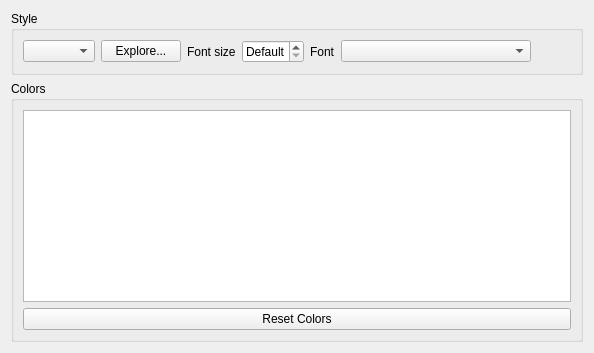
     <widget class="QWidget" name="tab">
      <attribute name="title">
       <string>Theme</string>
      </attribute>
      <layout class="QVBoxLayout" name="verticalLayout_20">
       <item>
        <widget class="QGroupBox" name="groupBox_11">
         <property name="title">
          <string>Style</string>
         </property>
         <property name="alignment">
          <set>Qt::AlignLeading|Qt::AlignLeft|Qt::AlignTop</set>
         </property>
         <layout class="QHBoxLayout" name="horizontalLayout_13">
          <item>
           <widget class="QComboBox" name="styleBox">
            <property name="toolTip">
             <string>Visual theme of the user interface.</string>
            </property>
            <property name="whatsThis">
             <string>Visual theme of the user interface.</string>
            </property>
           </widget>
          </item>
          <item>
           <widget class="QPushButton" name="exploreStyles">
            <property name="text">
             <string>Explore...</string>
            </property>
           </widget>
          </item>
          <item>
           <widget class="QLabel" name="qssFontSizeLabel">
            <property name="text">
             <string>Font size</string>
            </property>
            <property name="buddy">
             <cstring>qssFontSizeSpinBox</cstring>
            </property>
           </widget>
          </item>
          <item>
           <widget class="QSpinBox" name="qssFontSizeSpinBox">
            <property name="toolTip">
             <string>Overrides font-size values in QSS themes. Default uses the theme value.</string>
            </property>
            <property name="specialValueText">
             <string>Default</string>
            </property>
            <property name="suffix">
             <string> px</string>
            </property>
            <property name="maximum">
             <number>48</number>
            </property>
            </widget>
           </item>
           <item>
            <widget class="QLabel" name="fontFamilyLabel">
             <property name="text">
              <string>Font</string>
             </property>
             <property name="buddy">
              <cstring>fontFamilyCombo</cstring>
             </property>
            </widget>
           </item>
           <item>
            <widget class="QComboBox" name="fontFamilyCombo">
             <property name="minimumContentsLength">
              <number>20</number>
             </property>
             <property name="toolTip">
              <string>UI font family. Default uses the bundled DejaVu Sans font.</string>
             </property>
            </widget>
           </item>
           <item>
            <spacer name="horizontalSpacer_5">
            <property name="orientation">
             <enum>Qt::Horizontal</enum>
            </property>
            <property name="sizeHint" stdset="0">
             <size>
              <width>40</width>
              <height>20</height>
             </size>
            </property>
           </spacer>
          </item>
         </layout>
        </widget>
       </item>
       <item>
        <layout class="QVBoxLayout" name="verticalLayout_18">
         <item>
          <widget class="QGroupBox" name="ModlistGroupBox">
           <property name="title">
            <string>Colors</string>
           </property>
           <layout class="QVBoxLayout" name="verticalLayout_13">
            <item>
             <widget class="ColorTable" name="colorTable">
              <property name="editTriggers">
               <set>QAbstractItemView::NoEditTriggers</set>
              </property>
              <property name="selectionMode">
               <enum>QAbstractItemView::SingleSelection</enum>
              </property>
              <property name="selectionBehavior">
               <enum>QAbstractItemView::SelectRows</enum>
              </property>
              <property name="verticalScrollMode">
               <enum>QAbstractItemView::ScrollPerPixel</enum>
              </property>
              <property name="cornerButtonEnabled">
               <bool>false</bool>
              </property>
              <attribute name="horizontalHeaderVisible">
               <bool>false</bool>
              </attribute>
              <attribute name="horizontalHeaderHighlightSections">
               <bool>false</bool>
              </attribute>
              <attribute name="horizontalHeaderStretchLastSection">
               <bool>true</bool>
              </attribute>
              <attribute name="verticalHeaderVisible">
               <bool>false</bool>
              </attribute>
             </widget>
            </item>
            <item>
             <widget class="QWidget" name="widget_5" native="true">
              <layout class="QHBoxLayout" name="horizontalLayout_3">
               <property name="leftMargin">
                <number>0</number>
               </property>
               <property name="topMargin">
                <number>0</number>
               </property>
               <property name="rightMargin">
                <number>0</number>
               </property>
               <property name="bottomMargin">
                <number>0</number>
               </property>
               <item>
                <widget class="QPushButton" name="resetColorsBtn">
                 <property name="toolTip">
                  <string>Reset all colors to their default value.</string>
                 </property>
                 <property name="whatsThis">
                  <string>Reset all colors to their default value.</string>
                 </property>
                 <property name="text">
                  <string>Reset Colors</string>
                 </property>
                </widget>
               </item>
              </layout>
             </widget>
            </item>
           </layout>
          </widget>
         </item>
        </layout>
       </item>
      </layout>
     </widget>
